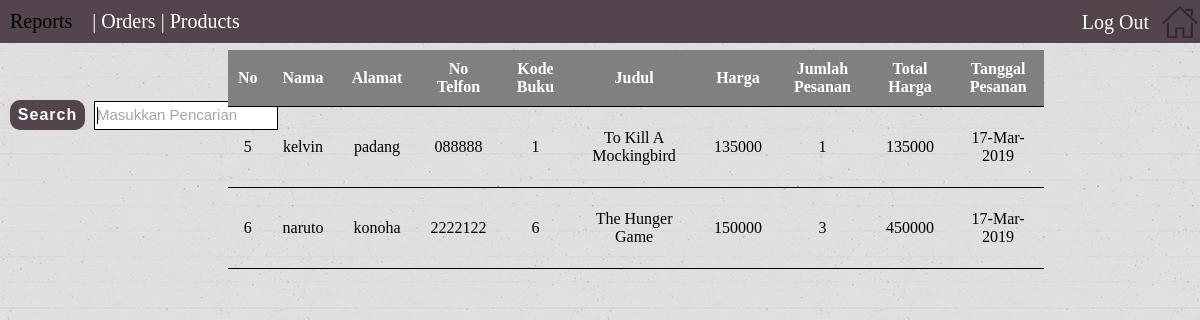
Screenshot of /pegawai/laporan.php (signed in) with the database file from the repository.
### tables this page shows
CREATE TABLE `laporan` (
  `nolaporan` int(10) NOT NULL,
  `kode` int(10) NOT NULL,
  `kode_pelanggan` int(11) NOT NULL,
  `tanggal` varchar(30) NOT NULL
);

CREATE TABLE `pelanggan` (
  `kode_pelanggan` int(11) NOT NULL,
  `nama` varchar(50) NOT NULL,
  `alamat` varchar(50) NOT NULL,
  `nohp` varchar(13) NOT NULL,
  `jumlah_pesanan` int(11) NOT NULL
);

CREATE TABLE `buku` (
  `kode` int(10) NOT NULL,
  `judul` varchar(50) NOT NULL,
  `penulis` varchar(30) NOT NULL,
  `jumlah` int(10) NOT NULL,
  `gambar` varchar(30) NOT NULL,
  `harga` int(10) NOT NULL
);

### functions.php (called while the page is built, shortened)
<?php 	$conn = mysqli_connect("localhost","root","","dbtokobuku");
function pesanan($pesanan){
	global $conn;
	$result = mysqli_query($conn,$pesanan);
	$rows=[];
	while ($row = mysqli_fetch_assoc($result)){
		$rows[] = $row;
	}
	return $rows;
}
?>

### pegawai/laporan.php (the view, shortened to what this page needs)
<?php require '../functions.php';
      $pesanan = pesanan("SELECT laporan.nolaporan, pelanggan.nama, pelanggan.alamat, pelanggan.nohp, buku.kode, buku.judul, buku.harga, pelanggan.jumlah_pesanan, laporan.tanggal, pelanggan.jumlah_pesanan*buku.harga AS total FROM laporan JOIN buku ON buku.kode = laporan.kode JOIN pelanggan ON pelanggan.kode_pelanggan = laporan.kode_pelanggan");
 ?>
<!DOCTYPE html>
<html>
<head>
	<link rel="stylesheet" href="../style.css">
</head>
<body>
<div class="fixed">Reports
<a href="pesanan.php" class="order">|	Orders</a>
<a href="index.php" class="order">|	Products</a>
<a href="../" title="Home"><img src="../img/1.png" class="order1"></a>
<a href="../login/logout.php" onclick="return confirm ('Are You Sure?');" class="logout ">Log Out</a>
</div>
<div class="cari">
<form action="" method="post">
<button type="submit" name="submit" class="cari">Search</button>
    <input type="text" name="cari" class="cari" placeholder="Masukkan Pencarian" autofocus autocomplete="off">
</form>
</div>
<div class="produk" style="overflow-x: auto;">
<table border="0" cellspacing="0" cellpadding="10">
				<tr>
						<th>No</th>
						<th>Nama</th>
						<th>Alamat</th>
						<th>No Telfon</th>
						<th>Kode Buku</th>
						<th>Judul</th>
						<th>Harga</th>
						<th>Jumlah Pesanan</th>
						<th>Total Harga</th>
           				<th>Tanggal Pesanan</th>
				</tr>
				<?php 	foreach($pesanan as $pesan) : ?>
				<tr class="tr">
							<td><?= $pesan["nolaporan"]; ?></td>
							<td><?= $pesan["nama"]; ?></td>
							<td><?= $pesan["alamat"]; ?></td>
							<td><?= $pesan["nohp"]; ?></td>
							<td><?= $pesan["kode"]; ?></td>
							<td><?= $pesan["judul"]; ?></td>
							<td><?= $pesan["harga"]; ?></td>
              				<td><?= $pesan["jumlah_pesanan"]; ?></td>
              				<td><?= $pesan["total"]; ?></td>
              				<td><?= $pesan["tanggal"]; ?></td>
				</tr>
				<?php 	endforeach; ?>
				</table>
</div>
</body>
</html>

### style.css (style rules this page uses)
body { margin: 0; padding: 0; background-image: url(img/notebook.png); background-position: top left; background-size: auto; }
a { color : white; text-decoration: none; border: 1px solid #54444e; position: absolute; transition: 0.7s; background-color: #5444; }
::placeholder { color: #a4a5a7; font-size: 15px; }
input { width: 100%; margin-bottom: 20px }
input[type = text], input[type = password] { border: none; border-bottom: 1px solid #fff; background-color: transparent; outline: none; height: 30px; color: #fff; font-size: 16px; }
button { border: none; outline: none; width: 300px; height: 40px; color: #fff; font-size: 16px; background: #54444e; cursor: pointer; border-radius: 10px; transition: 0.5s; font-weight: bold; letter-spacing: 1px; position: relative; left: 55px; }
div.fixed { position: fixed; right: 0; left: 0; padding: 10px; background-color:#54444e; font-size: 20px; z-index: 9999; }
a.order { position: relative; left: 15px; border: none; background-color: transparent; transition: .4s; }
img.order1 { position: fixed; right: 0; border: none; background-color: transparent; width: 40px; height: 40px; top: 2px; transition: 0.6s; }
a.logout { position: absolute; right: 50px; font-size: 20px; }
.produk { position: absolute; top: 50px; left: 19%; right: 13%; margin: auto; background-color: transparent; }
table { border-collapse: collapse; }
th { border-bottom: 1px solid black; background-color:grey; color: white; }
td { border-bottom: 1px solid black; height: 50px; padding: 15px; text-align: center; }
tr { transition: 0.4s; }
input.cari { border: 1px solid black; width: 60%; height: 25px; background-color: white; padding: 2; margin-left: 5px; color: black; }
button.cari { width: 75px; height: 30px; position: static; left: 10px; }
div.cari { position: absolute; left: 10px; top: 100px; }

### rows the page displays
laporan: nolaporan "5", kode_pelanggan.nama "kelvin", kode_pelanggan.alamat "padang", kode_pelanggan.nohp "088888", kode.kode "1", kode.judul "To Kill A Mockingbird", kode.harga "135000", kode_pelanggan.jumlah_pesanan "1", total "135000", tanggal "17-Mar-2019"
laporan: nolaporan "6", kode_pelanggan.nama "naruto", kode_pelanggan.alamat "konoha", kode_pelanggan.nohp "2222122", kode.kode "6", kode.judul "The Hunger Game", kode.harga "150000", kode_pelanggan.jumlah_pesanan "3", total "450000", tanggal "17-Mar-2019"
